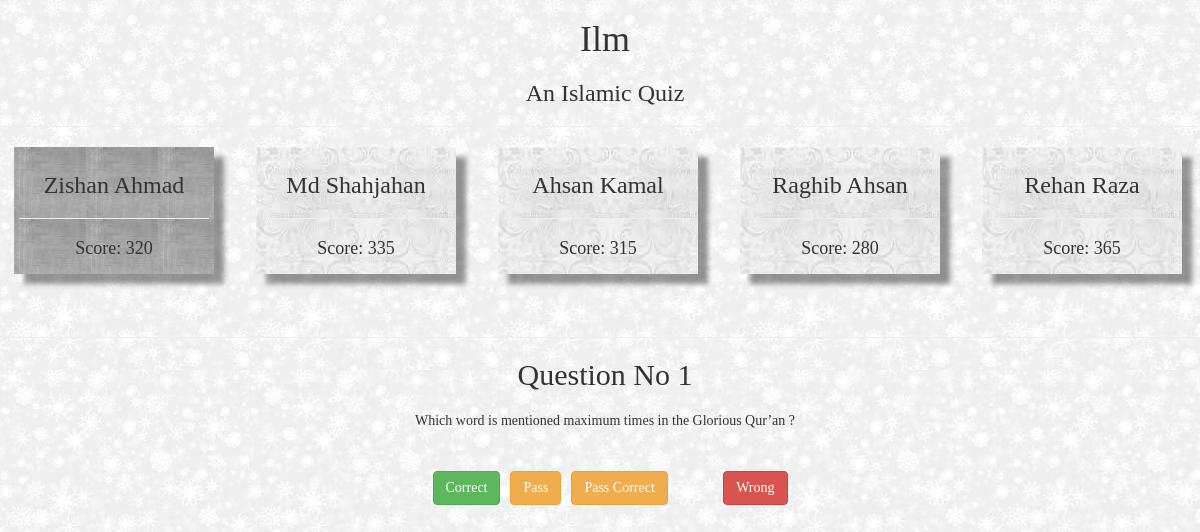
The page / on the database its author committed.
### tables this page shows
CREATE TABLE IF NOT EXISTS `players` (
  `id` int(11) NOT NULL AUTO_INCREMENT,
  `name` varchar(50) NOT NULL,
  `score` int(11) NOT NULL,
  `pass` int(11) NOT NULL,
  PRIMARY KEY (`id`)
);

CREATE TABLE IF NOT EXISTS `questions` (
  `id` int(11) NOT NULL AUTO_INCREMENT,
  `content` text NOT NULL,
  PRIMARY KEY (`id`)
);

### index.php (the view, shortened to what this page needs)
<?php require_once 'includes/connection.php' ?>
<?php
	if(!(isset($_POST['correct']) || isset($_POST['pass']) || isset($_POST['wrong']))) {
		$ques_no = 0;
		$selected_player = 0;
		$pass_player = -1;
	}
?>
<?php
	$query = "SELECT * FROM questions";
	$result = mysqli_query($connection, $query);
	$query_players = "SELECT * FROM players";
	$result_players = mysqli_query($connection, $query_players);
?>
<!DOCTYPE HTML>
<html>
	<head>
		<link rel="stylesheet" type="text/css" href="css/bootstrap.min.css">
		<link rel="stylesheet" type="text/css" href="css/style.css">
	</head>
	<body>
		<div id="outerDiv">
			<header>
				<h1>Ilm</h1>
				<h3>An Islamic Quiz</h3>
				<hr />
			</header>
			<section id="mainContent">
				<?php
					for($i=0;$i<5;$i++) {
						$player = mysqli_fetch_array($result_players);
						echo "
							<div id=\"player\"";if ($i == $selected_player) {
								echo "class=\"current\"";
							} elseif(($pass_player != -1) && ($i == $pass_player)) {
								echo "class=\"passColor\"";
							} else {
								echo "class=\"defaultColor\"";
							}
						echo " >
								<h3>{$player['name']}</h3>
								<hr />
								<h4>Score: {$player['score']}</h4>
							</div>
						";
					}
				?>
			</section>
			<div  id="questionBody">
				<hr />
				<?php while($ques = mysqli_fetch_array($result)) { if($ques['id'] > $ques_no) break;} ?>
				<h2>Question No <?php echo "{$ques['id']}"; ?></h2>
				<p><?php echo "{$ques['content']}" ?></p>
				<form method="post" action="index.php">
					<button type="submit" class="btn btn-success" name="correct">Correct</button>
					<br />
					<button type="submit" class="btn btn-warning" name="pass">Pass</button>
					<br />
					<button type="submit" class="btn btn-warning" name="pass_correct" style="margin-top: -30px;">Pass Correct</button>
					<br />
					<button type="submit" class="btn btn-danger" name="wrong" style="margin-top: -50px; float:right;">Wrong</button>
				</form>
			</div>
		</div>
	</body>
</html>

### css/style.css (style rules this page uses)
body { background-image: url('../backgrounds/bg11.jpeg'); }
#outerDiv { width: 1210px; margin: 0 auto; text-align: center; font-family: Geogia; }
#player { width: 200px; hight: 500px; margin-right: 28px; margin-left: 14px; float: left; padding: 5px; -webkit-box-shadow: 10px 10px 5px 0px rgba(0,0,0,0.75); box-shadow: 10px 10px 5px 0px rgba(0,0,0,0.4); }
#questionBody { margin-top: 210px; }
#questionBody button { float: left; margin-left: 10px; }
#questionBody p { margin-top: 20px; }
.btn-success { margin-top: 10px; }
.btn-warning { margin-top: -10px; }
.btn-danger { margin-top: -30px; }
form { width: 365px; margin: 0 auto; margin-top: 30px; }
.current { background-image: url('../backgrounds/bg18.jpeg'); }
.defaultColor { background-image: url('../backgrounds/bg15.jpeg'); }

### rows shown on the page
players: name "Zishan Ahmad", score "320"
players: name "Md Shahjahan", score "335"
players: name "Ahsan Kamal", score "315"
players: name "Raghib Ahsan", score "280"
players: name "Rehan Raza", score "365"
questions: id "1", content "Which word is mentioned maximum times in the Glorious Qur’an ?"
